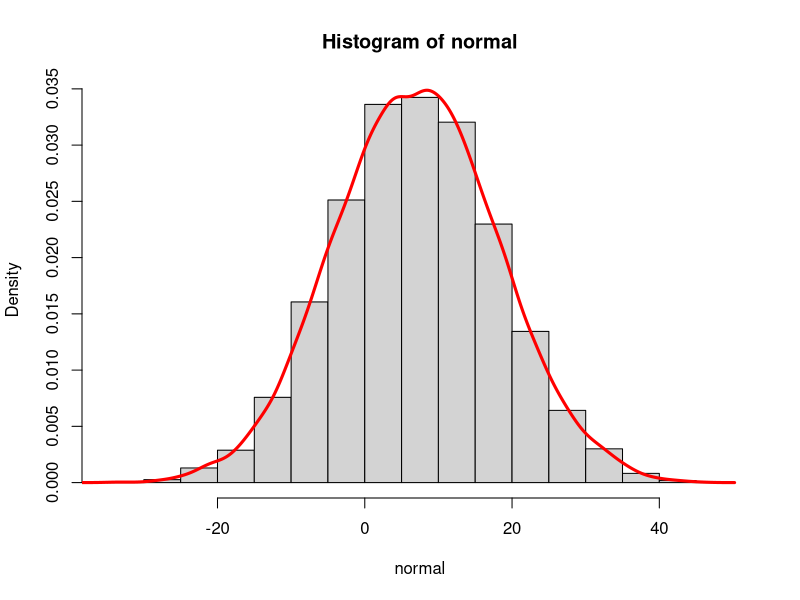

Reproduce this figure in R. (Note: this script raises an error after producing the figure.)
# UNIVERSIDAD NACIONAL AUTÓNOMA DE MÉXICO
# Facultad de Economía
# Estadística 2020-2
# Profesor: Cesar Hernández
# Medidas de dispersión
# Curtosis en R: función kurtosis()

# Distribución normal

normal <- rnorm(10000, 7, 11)
hist(normal, probability = T)
lines(density(normal), col = "red", lwd = 3)

kurtosis(normal) # Mesocúrtica, curtosis = 3

# Leptocúrtica > 3

leptocurtica <- c(rnorm(1000, -2, 4), rnorm(5000, 0, 2), rnorm(1000, 2, 4))
hist(leptocurtica, probability = T)
lines(density(leptocurtica), col = "red", lwd = 3)

kurtosis(leptocurtica) # Leptocúrtica

# Platicúrtica < 3

platicurtica <- c(rnorm(1000, -2, 1), rnorm(1000, 0, 2), rnorm(1000, 2, 1))
hist(platicurtica, probability = T)
lines(density(platicurtica), col = "red", lwd = 3)

kurtosis(platicurtica) # Platicúrtica
